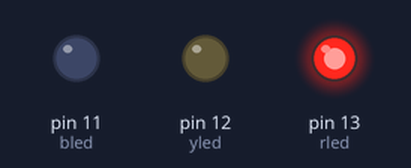
The sketch below on a simulated Arduino Uno, built with avr-gcc and run on an emulated ATmega328P. Shown: output pins drawn as LEDs (lit = HIGH).

Above: at 0.5 s.
At 2.5 s:
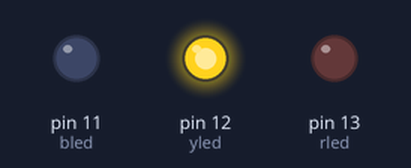
At 4.5 s:
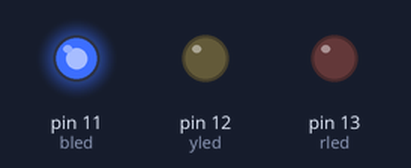
At 8.5 s:
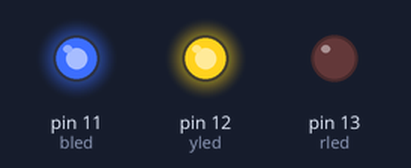
At 12.5 s:
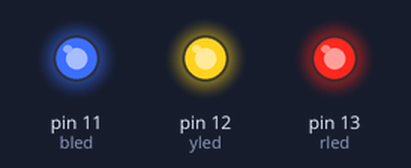
At 17.5 s:
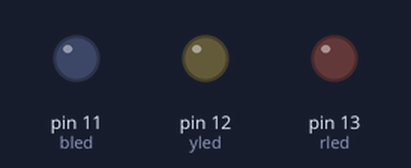
Timing chart, 0 to 18.2 s (numbered marks = the images above):
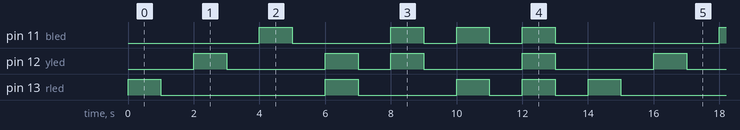

Measured:
- by itself, pin 11 (bled): repeats every 14.0 s: LOW 3.0 s, 2 × (HIGH 1.0 s, LOW 1.0 s), HIGH 1.0 s, LOW 5.0 s, HIGH 1.0 s
- by itself, pin 12 (yled): repeats every 14.0 s: LOW 3.0 s, HIGH 1.0 s, LOW 1.0 s, 2 × (HIGH 1.0 s, LOW 3.0 s), HIGH 1.0 s
- by itself, pin 13 (rled): repeats every 14.0 s: LOW 5.0 s, HIGH 1.0 s, LOW 3.0 s, 2 × (HIGH 1.0 s, LOW 1.0 s), HIGH 1.0 s

The sketch:

RGB_led.ino
```cpp
// Pin 13 has an LED connected on most Arduino boards.
// give it a name:
int rled = 13;
int yled = 12;
int bled = 11;


// the setup routine runs once when you press reset:
void setup() {
  // initialize the digital pin as an output.
  pinMode(rled, OUTPUT);
  pinMode(yled, OUTPUT);
  pinMode(bled, OUTPUT);
}


// the loop routine runs over and over again forever:
void loop() {
  digitalWrite(rled, HIGH);   // turn the LED on (HIGH is the voltage level)
  delay(1000);               // wait for a second
  digitalWrite(rled, LOW);    // turn the LED off by making the voltage LOW
  delay(1000);               // wait for a second
  digitalWrite(yled, HIGH);   // turn the LED on (HIGH is the voltage level)
  delay(1000);               // wait for a second
  digitalWrite(yled, LOW);    // turn the LED off by making the voltage LOW
  delay(1000);               // wait for a second
  digitalWrite(bled, HIGH);   // turn the LED on (HIGH is the voltage level)
  delay(1000);               // wait for a second
  digitalWrite(bled, LOW);    // turn the LED off by making the voltage LOW
  delay(1000);               // wait for a second
  digitalWrite(rled, HIGH);   // turn the LED on (HIGH is the voltage level)                // wait for a second
  digitalWrite(yled, HIGH);   // turn the LED on (HIGH is the voltage level)
  delay(1000);
  digitalWrite(rled, LOW);   // turn the LED on (HIGH is the voltage level)                // wait for a second
  digitalWrite(yled, LOW);
  delay(1000);
  digitalWrite(bled, HIGH);   // turn the LED on (HIGH is the voltage level)
  digitalWrite(yled, HIGH);   // turn the LED on (HIGH is the voltage level)
  delay(1000);
  digitalWrite(bled, LOW);   // turn the LED on (HIGH is the voltage level)
  digitalWrite(yled, LOW);   // turn the LED on (HIGH is the voltage level)
  delay(1000);
  digitalWrite(bled, HIGH);   // turn the LED on (HIGH is the voltage level)
  digitalWrite(rled, HIGH);   // turn the LED on (HIGH is the voltage level)
  delay(1000);
  digitalWrite(bled, LOW);   // turn the LED on (HIGH is the voltage level)
  digitalWrite(rled, LOW);   // turn the LED on (HIGH is the voltage level)
  delay(1000);
  digitalWrite(rled, HIGH);   // turn the LED on (HIGH is the voltage level)
  digitalWrite(bled, HIGH);   // turn the LED on (HIGH is the voltage level)
  digitalWrite(yled, HIGH);
  delay(1000);
  digitalWrite(rled, LOW);   // turn the LED on (HIGH is the voltage level)
  digitalWrite(bled, LOW);   // turn the LED on (HIGH is the voltage level)
  digitalWrite(yled, LOW);
  delay(1000);
}
```
